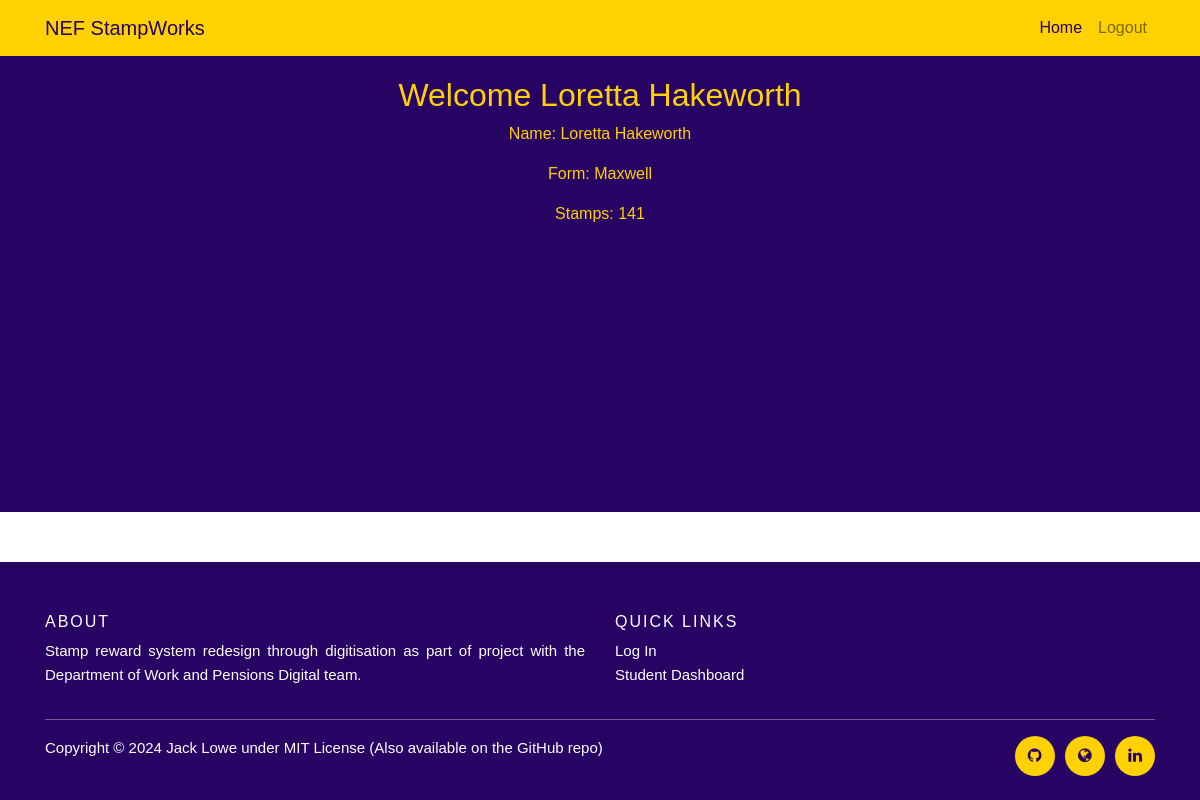
/student/dashboard (signed in), run on an earlier commit of the app's database.
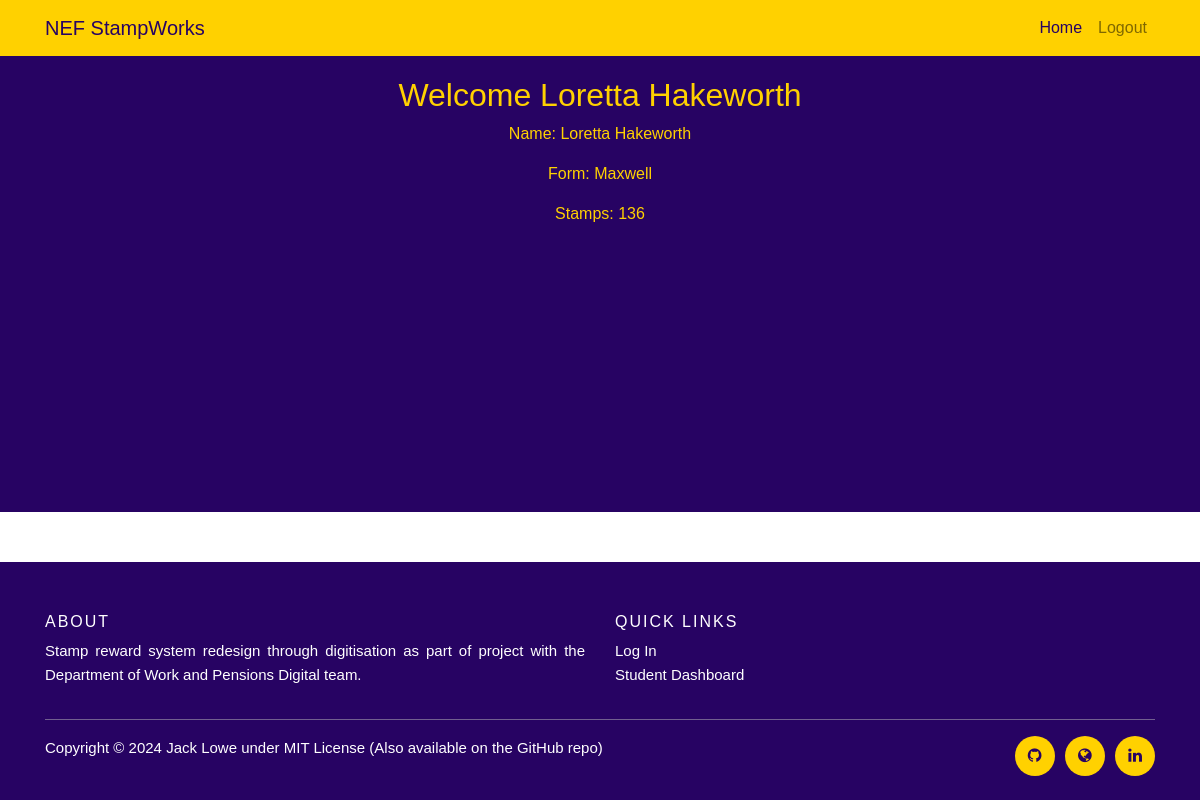
And on a later commit of the database.
### tables this page shows
CREATE TABLE students (
	name VARCHAR(50),
	form VARCHAR(7),
	stamps INT,
	emailpre VARCHAR(50),
	mainclass VARCHAR(6),
	password VARCHAR(50)
);

### app.py (the view)
@app.route('/student/dashboard')
def student_dashboard():
    if 'email' not in session or 'is_staff' not in session or session['is_staff']:
        return redirect(url_for('login'))
    email = session['email']
    student_info = get_student_info(email)
    return render_template('student_dashboard.html', student_info=student_info)

### databaseComms.py (called while the page is built)
def dbSelect():
    return "NEF.db"

def get_student_info(emailpre):
    conn = sqlite3.connect(dbSelect())
    c = conn.cursor()
    c.execute("SELECT name, form, stamps, emailpre, mainclass FROM students WHERE emailpre=?", (emailpre,))
    student_info = c.fetchone()
    conn.close()
    return student_info

### templates/student_dashboard.html (shortened to what this page needs)
<!DOCTYPE html>
<html lang="en">
<head>
    <link rel="stylesheet" href="https://maxcdn.bootstrapcdn.com/bootstrap/4.5.2/css/bootstrap.min.css">
    <link rel="stylesheet" href="{{ url_for('static', filename='css/styles.css') }}">
    <link rel="stylesheet" href="https://cdnjs.cloudflare.com/ajax/libs/font-awesome/4.7.0/css/font-awesome.min.css">
</head>
<body>
    <nav class="navbar sticky-top navbar-expand-lg navbar-light bg-light">
        <div class="container">
            <a class="navbar-brand" href="/">NEF StampWorks</a>
            <div class="collapse navbar-collapse" id="navbarSupportedContent">
                <ul class="navbar-nav ml-auto">
                    <li class="nav-item">
                        <a class="nav-link" href="/">Home</a>
                    </li>
                    <li>
                      <a class="nav-link" href="/logout">Logout</a>
                    </li>
                </ul>
            </div>
        </div>
    </nav>
    <div class="content">
    <h2>Welcome {{ student_info[0] }}</h2>
    <p>Name: {{ student_info[0] }}</p>
    <p>Form: {{ student_info[1] }}</p>
    <p>Stamps: {{ student_info[2] }}</p>
    </div>
    <footer class="site-footer">
        <div class="container">
          <div class="row">
            <div class="col-sm-12 col-md-6">
              <h6>About</h6>
              <p class="text-justify">Stamp reward system redesign through digitisation as part of project with the Department of Work and Pensions Digital team.</p>
            </div>
            <div class="col-xs-6 col-md-3">
              <h6>Quick Links</h6>
              <ul class="footer-links">
                <li><a href="/login">Log In</a></li>
                <li><a href="/student/dashboard">Student Dashboard</a></li>
              </ul>
            </div>
          </div>
          <hr>
        </div>
        <div class="container">
          <div class="row">
            <div class="col-md-8 col-sm-6 col-xs-12">
              <p class="copyright-text">Copyright &copy; 2024 <a href="https://github.com/Jack-Lowe-7/">Jack Lowe</a> under <a href="/license">MIT License</a> (Also available on the <a href="https://github.com/Jack-Lowe-7/DWP-Project">GitHub repo</a>)
              </p>
            </div>
            <div class="col-md-4 col-sm-6 col-xs-12">
              <ul class="social-icons">
                <li><a class="github" href="https://github.com/Jack-Lowe-7/"><i class="fa fa-github"></i></a></li>
                <li><a class="site" href="https://www.jacklowe.dev"><i class="	fa fa-globe"></i></a></li>
                <li><a class="linkedin" href="https://linkedin.com/in/jacklowe7/"><i class="fa fa-linkedin"></i></a></li>
              </ul>
            </div>
          </div>
        </div>
  </footer>
</body>
</html>

What changed in the data, as far as the page shows it:
changed students "Loretta Hakeworth": stamps "141" → "136"
